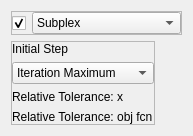
                     <widget class="QWidget" name="page_2">
                      <property name="geometry">
                       <rect>
                        <x>0</x>
                        <y>0</y>
                        <width>176</width>
                        <height>125</height>
                       </rect>
                      </property>
                      <attribute name="label">
                       <string>Local Optimization</string>
                      </attribute>
                      <layout class="QGridLayout" name="gridLayout_47">
                       <item row="0" column="0" colspan="3">
                        <widget class="QFrame" name="frame_20">
                         <property name="frameShape">
                          <enum>QFrame::StyledPanel</enum>
                         </property>
                         <property name="frameShadow">
                          <enum>QFrame::Raised</enum>
                         </property>
                         <layout class="QGridLayout" name="gridLayout_46">
                          <property name="leftMargin">
                           <number>0</number>
                          </property>
                          <property name="topMargin">
                           <number>0</number>
                          </property>
                          <property name="rightMargin">
                           <number>0</number>
                          </property>
                          <property name="bottomMargin">
                           <number>0</number>
                          </property>
                          <item row="0" column="1">
                           <widget class="QComboBox" name="local_opt_choice_box">
                            <property name="sizePolicy">
                             <sizepolicy hsizetype="MinimumExpanding" vsizetype="Fixed">
                              <horstretch>0</horstretch>
                              <verstretch>0</verstretch>
                             </sizepolicy>
                            </property>
                            <property name="currentIndex">
                             <number>0</number>
                            </property>
                            <item>
                             <property name="text">
                              <string>Subplex</string>
                             </property>
                            </item>
                            <item>
                             <property name="text">
                              <string>COBYLA</string>
                             </property>
                            </item>
                            <item>
                             <property name="text">
                              <string>BOBYQA</string>
                             </property>
                            </item>
                            <item>
                             <property name="text">
                              <string>Nelder-Mead Simplex</string>
                             </property>
                            </item>
                           </widget>
                          </item>
                          <item row="0" column="0">
                           <widget class="QCheckBox" name="local_opt_enable_box">
                            <property name="sizePolicy">
                             <sizepolicy hsizetype="Minimum" vsizetype="Minimum">
                              <horstretch>0</horstretch>
                              <verstretch>0</verstretch>
                             </sizepolicy>
                            </property>
                            <property name="text">
                             <string/>
                            </property>
                            <property name="checked">
                             <bool>true</bool>
                            </property>
                           </widget>
                          </item>
                         </layout>
                        </widget>
                       </item>
                       <item row="1" column="2">
                        <widget class="QFrame" name="frame_22">
                         <property name="sizePolicy">
                          <sizepolicy hsizetype="Preferred" vsizetype="MinimumExpanding">
                           <horstretch>0</horstretch>
                           <verstretch>0</verstretch>
                          </sizepolicy>
                         </property>
                         <property name="minimumSize">
                          <size>
                           <width>15</width>
                           <height>0</height>
                          </size>
                         </property>
                         <property name="frameShape">
                          <enum>QFrame::NoFrame</enum>
                         </property>
                         <property name="frameShadow">
                          <enum>QFrame::Plain</enum>
                         </property>
                         <property name="lineWidth">
                          <number>0</number>
                         </property>
                         <layout class="QGridLayout" name="local_opt_layout">
                          <property name="leftMargin">
                           <number>0</number>
                          </property>
                          <property name="topMargin">
                           <number>0</number>
                          </property>
                          <property name="rightMargin">
                           <number>0</number>
                          </property>
                          <property name="bottomMargin">
                           <number>0</number>
                          </property>
                         </layout>
                        </widget>
                       </item>
                       <item row="1" column="0">
                        <widget class="QFrame" name="frame_31">
                         <property name="frameShape">
                          <enum>QFrame::StyledPanel</enum>
                         </property>
                         <property name="frameShadow">
                          <enum>QFrame::Raised</enum>
                         </property>
                         <layout class="QGridLayout" name="gridLayout_61">
                          <property name="leftMargin">
                           <number>0</number>
                          </property>
                          <property name="topMargin">
                           <number>0</number>
                          </property>
                          <property name="rightMargin">
                           <number>0</number>
                          </property>
                          <property name="bottomMargin">
                           <number>0</number>
                          </property>
                          <item row="0" column="0">
                           <widget class="QLabel" name="local_text_1">
                            <property name="text">
                             <string>Initial Step</string>
                            </property>
                           </widget>
                          </item>
                          <item row="2" column="0">
                           <widget class="QLabel" name="local_text_2">
                            <property name="text">
                             <string>Relative Tolerance: x</string>
                            </property>
                           </widget>
                          </item>
                          <item row="1" column="0">
                           <widget class="QComboBox" name="local_stop_criteria_box">
                            <item>
                             <property name="text">
                              <string>Iteration Maximum</string>
                             </property>
                            </item>
                            <item>
                             <property name="text">
                              <string>Maximum Time [min]</string>
                             </property>
                            </item>
                            <item>
                             <property name="text">
                              <string>No Abort Criteria</string>
                             </property>
                            </item>
                           </widget>
                          </item>
                          <item row="3" column="0">
                           <widget class="QLabel" name="local_text_3">
                            <property name="text">
                             <string>Relative Tolerance: obj fcn</string>
                            </property>
                           </widget>
                          </item>
                         </layout>
                        </widget>
                       </item>
                       <item row="1" column="1">
                        <spacer name="horizontalSpacer_23">
                         <property name="orientation">
                          <enum>Qt::Horizontal</enum>
                         </property>
                         <property name="sizeHint" stdset="0">
                          <size>
                           <width>0</width>
                           <height>20</height>
                          </size>
                         </property>
                        </spacer>
                       </item>
                      </layout>
                     </widget>
